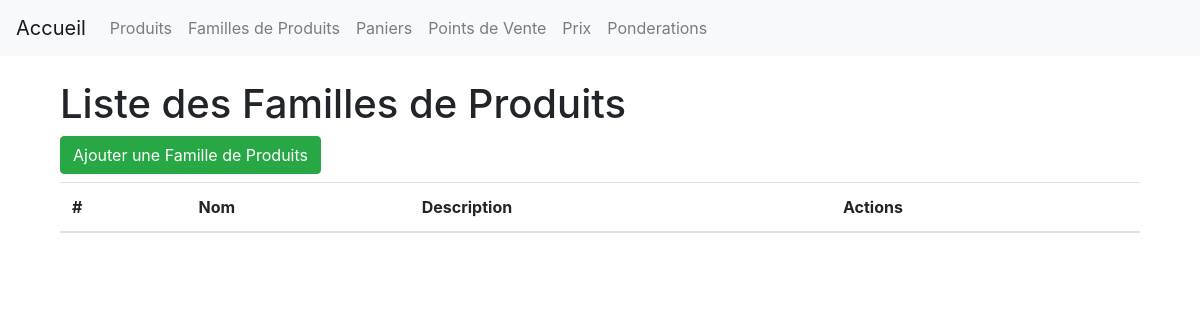
The app's page /ansade/famillesproduits/, older data.
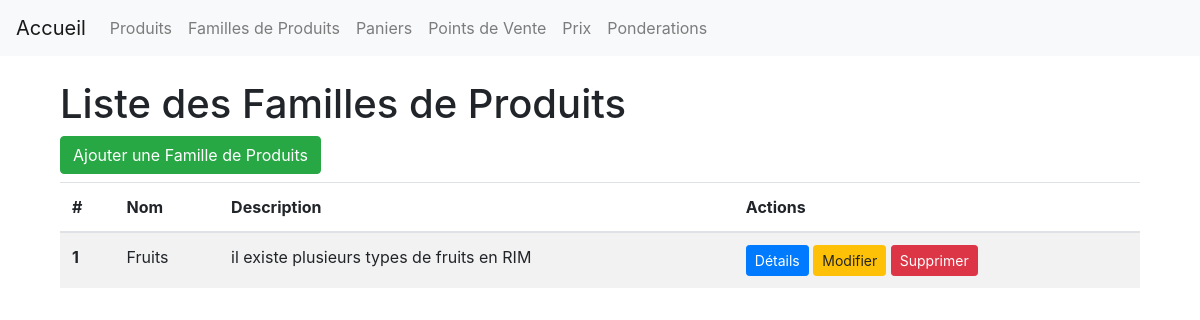
The same page, newer data.
### ansade_app/models.py (models this page shows, shortened)
class FamilleProduit(models.Model):
    nom = models.CharField(max_length=255)
    description = models.TextField()

### ansade_app/views.py (the view)
# urls.py: path('famillesproduits/', FamilleProduitListView.as_view(), name='familleproduit_list'),
class FamilleProduitListView(ListView):
    model = FamilleProduit
    template_name = 'ansade_app/familleproduit_list.html'

### ansade_app/templates/ansade_app/familleproduit_list.html
{% extends 'base.html' %}
{% block content %}
  <div class="container mt-4">
    <h1>Liste des Familles de Produits</h1>
    <a href="{% url 'ajouter_familleproduit' %}" class="btn btn-success mb-2">Ajouter une Famille de Produits</a>
    <table class="table table-striped">
      <thead>
        <tr>
          <th scope="col">#</th>
          <th scope="col">Nom</th>
          <th scope="col">Description</th>
          <th scope="col">Actions</th>
        </tr>
      </thead>
      <tbody>
        {% for familleproduit in object_list %}
          <tr>
            <th scope="row">{{ forloop.counter }}</th>
            <td>{{ familleproduit.nom }}</td>
            <td>{{ familleproduit.description }}</td>
            <td>
              <a href="{% url 'familleproduit_detail' pk=familleproduit.pk %}" class="btn btn-primary btn-sm">Détails</a>
              <a href="{% url 'modifier_familleproduit' pk=familleproduit.pk %}" class="btn btn-warning btn-sm">Modifier</a>
              <a href="{% url 'supprimer_familleproduit' pk=familleproduit.pk %}" class="btn btn-danger btn-sm">Supprimer</a>
            </td>
          </tr>
        {% endfor %}
      </tbody>
    </table>
  </div>
{% endblock %}

### ansade_app/templates/base.html (shortened to what this page needs)
<!DOCTYPE html>
<html lang="en">
<head>
    <link rel="stylesheet" href="https://stackpath.bootstrapcdn.com/bootstrap/4.3.1/css/bootstrap.min.css">
</head>
<body>
    <nav class="navbar navbar-expand-lg navbar-light bg-light">
        <a class="navbar-brand" href="{% url 'home' %}">Accueil</a>
        <div class="collapse navbar-collapse" id="navbarNav">
            <ul class="navbar-nav">
                <li class="nav-item">
                    <a class="nav-link" href="{% url 'produit_list' %}">Produits</a>
                </li>
                <li class="nav-item">
                    <a class="nav-link" href="{% url 'familleproduit_list' %}">Familles de Produits</a>
                </li>
                <li class="nav-item">
                    <a class="nav-link" href="{% url 'panier_list' %}">Paniers</a>
                </li>
                <li class="nav-item">
                    <a class="nav-link" href="{% url 'pointdevente_list' %}">Points de Vente</a>
                </li>
                <li class="nav-item">
                    <a class="nav-link" href="{% url 'prix_list' %}">Prix</a>
                </li>
                <li class="nav-item">
                    <a class="nav-link" href="{% url 'ponderation_list' %}">Ponderations</a>
                </li>
            </ul>
        </div>
    </nav>
    <div class="container mt-4">
        {% block content %}{% endblock %}
    </div>
</body>
</html>

Row changes from the older to the newer data that the page shows:
added FamilleProduit: nom "Fruits", description "il existe plusieurs types de fruits en RIM"
